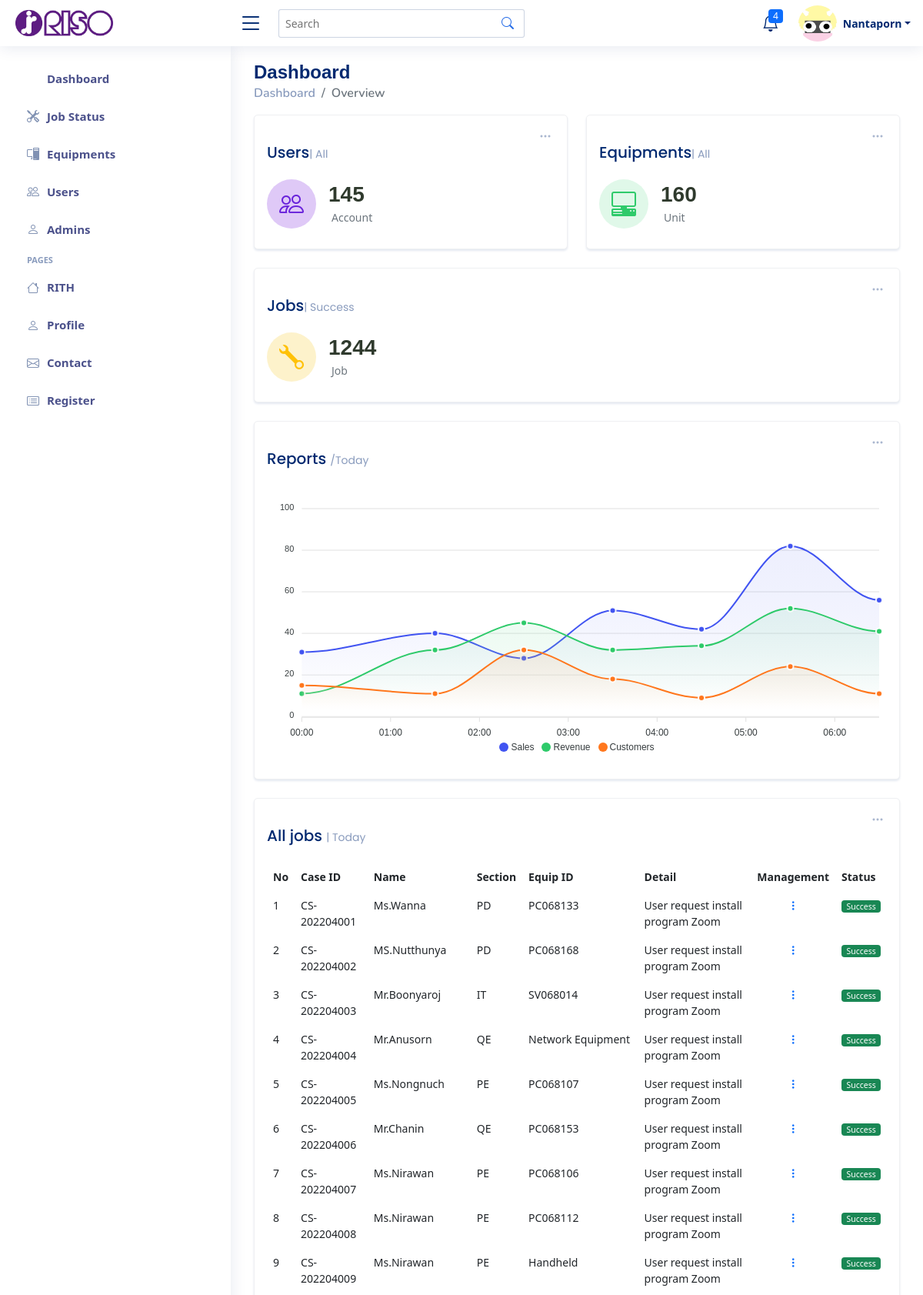
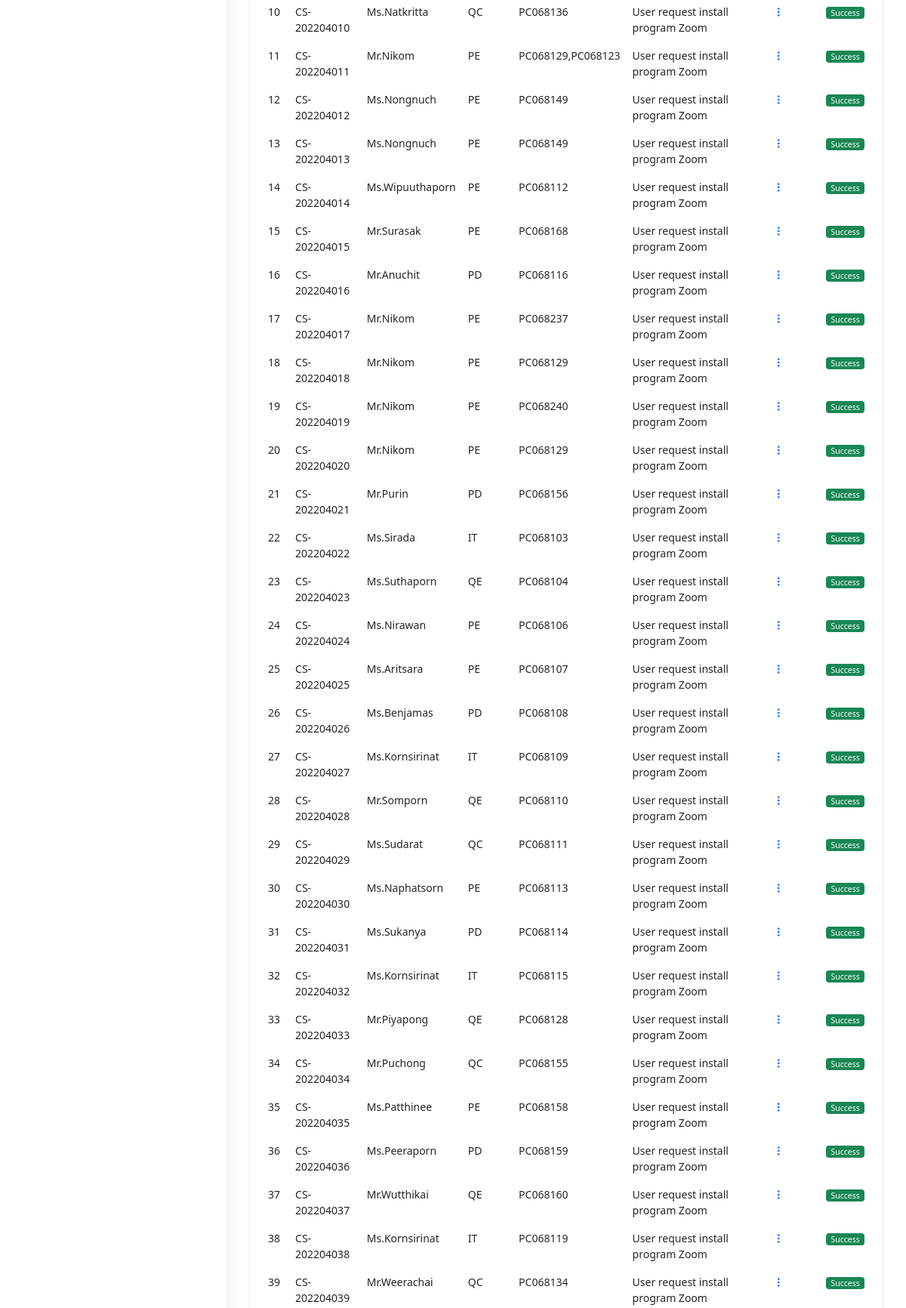
Page /index_admin.php (signed in, upper part) on the committed database (2 pictures, top to bottom).
### tables this page shows
CREATE TABLE `rith_jobcase` (
  `job_id` varchar(50) NOT NULL,
  `job_date` date DEFAULT NULL,
  `user_name` varchar(50) DEFAULT NULL,
  `user_lastname` varchar(50) DEFAULT NULL,
  `user_sec` varchar(10) DEFAULT NULL,
  `user_mail` varchar(255) DEFAULT NULL,
  `item_name` varchar(50) DEFAULT NULL,
  `item_ass` varchar(50) DEFAULT NULL,
  `job_cat` varchar(20) DEFAULT NULL,
  `job_detail` varchar(255) DEFAULT NULL,
  `job_charger` varchar(50) DEFAULT NULL,
  `job_img` varchar(55) DEFAULT NULL,
  `chk_re` varchar(255) DEFAULT NULL,
  `re_de1` varchar(50) DEFAULT NULL,
  `re_date1` varchar(10) DEFAULT NULL,
  `re_de2` varchar(50) DEFAULT NULL,
  `re_date2` varchar(10) DEFAULT NULL,
  `job_status` varchar(25) DEFAULT 'Progress',
  `re_date3` date DEFAULT NULL,
  `re_com` varchar(255) DEFAULT NULL
);

### config/function.php (called while the page is built, shortened)
<?php
class DB_CON
{
    function __construct()
    {
        $connect = mysqli_connect(DB_SERVER, DB_USER, DB_PASS, DB_NAME);
        $this->dbcon = $connect;
    }
    public function fetchdata_jobs()
    {
        $result = mysqli_query($this->dbcon, "SELECT * FROM rith_jobcase");
        return $result;
    }
}

### index_admin.php (the view, shortened to what this page needs)
<?php
if (!isset($_SESSION)) {
?>
    <!DOCTYPE html>
    <html lang="en">
    <head>
        <link href="assets/vendor/bootstrap/css/bootstrap.min.css" rel="stylesheet">
        <link href="assets/vendor/bootstrap-icons/bootstrap-icons.css" rel="stylesheet">
        <link href="assets/vendor/boxicons/css/boxicons.min.css" rel="stylesheet">
        <link href="assets/vendor/quill/quill.snow.css" rel="stylesheet">
        <link href="assets/vendor/quill/quill.bubble.css" rel="stylesheet">
        <link href="assets/vendor/remixicon/remixicon.css" rel="stylesheet">
        <link href="assets/vendor/simple-datatables/style.css" rel="stylesheet">
        <link href="assets/css/style.css" rel="stylesheet">
    </head>
    <body>
        <header id="header" class="header fixed-top d-flex align-items-center">
            <div class="d-flex align-items-center justify-content-between">
                <a href="index.php" class="logo d-flex align-items-center">
                    <img src="assets/img/Riso-logo.jpg" alt="">
                </a>
                <i class="bi bi-list toggle-sidebar-btn"></i>
            </div>
            <div class="search-bar">
                <form class="search-form d-flex align-items-center" method="POST" action="#">
                    <input type="text" name="query" placeholder="Search" title="Enter search keyword">
                    <button type="submit" title="Search"><i class="bi bi-search"></i></button>
                </form>
            </div>
            <nav class="header-nav ms-auto">
                <ul class="d-flex align-items-center">
                    <li class="nav-item dropdown">
                        <a class="nav-link nav-icon" href="#" data-bs-toggle="dropdown">
                            <i class="bi bi-bell"></i>
                            <span class="badge bg-primary badge-number">4</span>
                        </a>
                    </li>
                    <li class="nav-item dropdown pe-3">
                        <a class="nav-link nav-profile d-flex align-items-center pe-0" href="#" data-bs-toggle="dropdown">
                            <img src="assets/img/logo mofuu V2.jpg" alt="Profile" class="rounded-circle">
                            <span class="d-none d-md-block dropdown-toggle ps-2"><?php echo $_SESSION['name']; ?></span>
                        </a>
                    </li>
                </ul>
            </nav>
        </header>
        <aside id="sidebar" class="sidebar">
            <ul class="sidebar-nav" id="sidebar-nav">
                <li class="nav-item">
                    <a class="nav-link " href="admin/dash.php">
                        <i class="bi bi-grid"></i>
                        <span>Dashboard</span>
                    </a>
                </li>
                <li class="nav-item">
                    <a class="nav-link collapsed" href="admin/case_tbl.php">
                        <i class="bi bi-tools"></i></i><span>Job Status</span>
                    </a>
                </li>
                <li class="nav-item">
                    <a class="nav-link collapsed" href="admin/equip_tbl.php">
                        <i class="bi bi-pc-display"></i><span>Equipments</span>
                    </a>
                </li>
                <li class="nav-item">
                    <a class="nav-link collapsed" href="admin/user_tbl.php">
                        <i class="bi bi-people"></i><span>Users</span>
                    </a>
                </li>
                <li class="nav-item">
                    <a class="nav-link collapsed" data-bs-target="#icons-nav" data-bs-toggle="collapse" href="#">
                        <i class="bi bi-person"></i><span>Admins</span>
                    </a>
                </li>
                <li class="nav-heading">Pages</li>
                <li class="nav-item">
                    <a class="nav-link  collapsed"" href=" index.php">
                        <i class="bi bi-house"></i>
                        <span>RITH</span>
                    </a>
                </li>
                <li class="nav-item">
                    <a class="nav-link collapsed" href="users-profile.html">
                        <i class="bi bi-person"></i>
                        <span>Profile</span>
                    </a>
                </li>
                <li class="nav-item">
                    <a class="nav-link collapsed" href="pages-contact.html">
                        <i class="bi bi-envelope"></i>
                        <span>Contact</span>
                    </a>
                </li>
                <li class="nav-item">
                    <a class="nav-link collapsed" href="insertuser.html">
                        <i class="bi bi-card-list"></i>
                        <span>Register</span>
                    </a>
                </li>
            </ul>
        </aside>
        <main id="main" class="main">
            <div class="pagetitle">
                <h1>Dashboard</h1>
                <nav>
                    <ol class="breadcrumb">
                        <li class="breadcrumb-item"><a href="index.php">Dashboard</a></li>
                        <li class="breadcrumb-item active">Overview</li>
                    </ol>
                </nav>
            </div>
            <section class="section dashboard">
                <div class="row">
                    <div class="col-xxl-12">
                        <div class="row">
                            <div class="col-xxl-4 col-md-6">
                                <div class="card info-card users-card">
                                    <div class="filter">
                                        <a class="icon" href="#" data-bs-toggle="dropdown"><i class="bi bi-three-dots"></i></a>
                                    </div>
                                    <div class="card-body">
                                        <h5 class="card-title">Users<span>| All</span></h5>
                                        <div class="d-flex align-items-center">
                                            <div class="card-icon rounded-circle d-flex align-items-center justify-content-center">
                                                <i class="bi bi-people"></i>
                                            </div>
                                            <div class="ps-3">
                                                <h6>145</h6>
                                                <span class="text-muted small pt-2 ps-1">Account</span>
                                            </div>
                                        </div>
                                    </div>
                                </div>
                            </div>
                            <div class="col-xxl-4 col-md-6">
                                <div class="card info-card equips-card">
                                    <div class="filter">
                                        <a class="icon" href="#" data-bs-toggle="dropdown"><i class="bi bi-three-dots"></i></a>
                                    </div>
                                    <div class="card-body">
                                        <h5 class="card-title">Equipments<span>| All</span></h5>
                                        <div class="d-flex align-items-center">
                                            <div class="card-icon rounded-circle d-flex align-items-center justify-content-center">
                                                <i class="bi bi-pc-display-horizontal"></i>
                                            </div>
                                            <div class="ps-3">
                                                <h6>160</h6>
                                                <span class="text-muted small pt-2 ps-1">Unit</span>
                                            </div>
                                        </div>
                                    </div>
                                </div>
                            </div>
                            <div class="col-xxl-4 col-xl-12">
                                <div class="card info-card jobs-card">
                                    <div class="filter">
                                        <a class="icon" href="#" data-bs-toggle="dropdown"><i class="bi bi-three-dots"></i></a>
                                    </div>
                                    <div class="card-body">
                                        <h5 class="card-title">Jobs<span>| Success</span></h5>
                                        <div class="d-flex align-items-center">
                                            <div class="card-icon rounded-circle d-flex align-items-center justify-content-center">
                                                <i class="bi bi-wrench"></i>
                                            </div>
                                            <div class="ps-3">
                                                <h6>1244</h6>
                                                <span class="text-muted small pt-2 ps-1">Job</span>
                                            </div>
                                        </div>
                                    </div>
                                </div>
                            </div>
                            <div class="col-xl-12">
                                <div class="card">
                                    <div class="filter">
                                        <a class="icon" href="#" data-bs-toggle="dropdown"><i class="bi bi-three-dots"></i></a>
                                    </div>
                                    <div class="card-body">
                                        <h5 class="card-title">Reports <span>/Today</span></h5>
                                        <div id="reportsChart"></div>
                                    </div>
                                </div>
                            </div>
                            <div class="col-12">
                                <div class="card recent-sales overflow-auto">
                                    <div class="filter">
                                        <a class="icon" href="#" data-bs-toggle="dropdown"><i class="bi bi-three-dots"></i></a>
                                    </div>
                                    <div class="card-body">
                                        <h5 class="card-title">All jobs <span>| Today</span></h5>
                                        <table class="table table-borderless datatable">
                                            <thead>
                                                <tr>
                                                    <th scope="col" class="th1">No</th>
                                                    <th scope="col" class="th2">Case ID</th>
                                                    <th scope="col" class="th3">Name</th>
                                                    <th scope="col" class="th4">Section</th>
                                                    <th scope="col" class="th5">Equip ID</th>
                                                    <th scope="col" class="th6">Detail</th>
                                                    <th scope="col" class="th7">Management</th>
                                                    <th scope="col" class="th8">Status</th>
                                                </tr>
                                            </thead>
                                            <tbody>
                                                <?php
                                                include_once('config\function.php');
                                                $fetchdata = new DB_CON();
                                                $sql = $fetchdata->fetchdata_jobs();
                                                $order = 1;
                                                while ($row = mysqli_fetch_assoc($sql)) {
                                                ?>
                                                    <tr>
                                                        <td class="column1"><?php echo $order++; ?></td>
                                                        <td class="column2">
                                                            <?php echo $row['job_id']; ?>
                                                        </td>
                                                        <td class="column3">
                                                            <?php echo $row['user_name']; ?>
                                                        </td>
                                                        <td class="column4">
                                                            <?php echo $row['user_sec']; ?>
                                                        </td>
                                                        <td class="column5">
                                                            <?php echo $row['item_name']; ?>
                                                        </td>
                                                        <td class="column6">
                                                            <?php echo $row['job_detail']; ?>
                                                        </td>
                                                        <td class="column7"><a href="#"><i class="bi bi-three-dots-vertical"></i></a></td>
                                                        <td class="column8"><span class="badge bg-success">Success</span></td>
                                                    </tr>
                                                <?php } ?>
                                            </tbody>
                                        </table>
                                    </div>
                                </div>
                            </div>
                        </div>
                    </div>
            </section>
        </main>
    </body>
    </html>
<?php } ?>

### rows in the picture
rith_jobcase: job_id "CS-202204001", user_name "Ms.Wanna", user_sec "PD", item_name "PC068133", job_detail "User request install program Zoom"
rith_jobcase: job_id "CS-202204002", user_name "MS.Nutthunya", user_sec "PD", item_name "PC068168", job_detail "User request install program Zoom"
rith_jobcase: job_id "CS-202204003", user_name "Mr.Boonyaroj", user_sec "IT", item_name "SV068014", job_detail "User request install program Zoom"
rith_jobcase: job_id "CS-202204004", user_name "Mr.Anusorn", user_sec "QE", item_name "Network Equipment", job_detail "User request install program Zoom"
rith_jobcase: job_id "CS-202204005", user_name "Ms.Nongnuch", user_sec "PE", item_name "PC068107", job_detail "User request install program Zoom"
rith_jobcase: job_id "CS-202204006", user_name "Mr.Chanin", user_sec "QE", item_name "PC068153", job_detail "User request install program Zoom"
rith_jobcase: job_id "CS-202204007", user_name "Ms.Nirawan", user_sec "PE", item_name "PC068106", job_detail "User request install program Zoom"
rith_jobcase: job_id "CS-202204008", user_name "Ms.Nirawan", user_sec "PE", item_name "PC068112", job_detail "User request install program Zoom"
rith_jobcase: job_id "CS-202204009", user_name "Ms.Nirawan", user_sec "PE", item_name "Handheld", job_detail "User request install program Zoom"
rith_jobcase: job_id "CS-202204010", user_name "Ms.Natkritta", user_sec "QC", item_name "PC068136", job_detail "User request install program Zoom"
rith_jobcase: job_id "CS-202204011", user_name "Mr.Nikom", user_sec "PE", item_name "PC068129,PC068123", job_detail "User request install program Zoom"
rith_jobcase: job_id "CS-202204012", user_name "Ms.Nongnuch", user_sec "PE", item_name "PC068149", job_detail "User request install program Zoom"
rith_jobcase: job_id "CS-202204013", user_name "Ms.Nongnuch", user_sec "PE", item_name "PC068149", job_detail "User request install program Zoom"
rith_jobcase: job_id "CS-202204014", user_name "Ms.Wipuuthaporn", user_sec "PE", item_name "PC068112", job_detail "User request install program Zoom"
rith_jobcase: job_id "CS-202204015", user_name "Mr.Surasak", user_sec "PE", item_name "PC068168", job_detail "User request install program Zoom"
rith_jobcase: job_id "CS-202204016", user_name "Mr.Anuchit", user_sec "PD", item_name "PC068116", job_detail "User request install program Zoom"
rith_jobcase: job_id "CS-202204017", user_name "Mr.Nikom", user_sec "PE", item_name "PC068237", job_detail "User request install program Zoom"
rith_jobcase: job_id "CS-202204018", user_name "Mr.Nikom", user_sec "PE", item_name "PC068129", job_detail "User request install program Zoom"
rith_jobcase: job_id "CS-202204019", user_name "Mr.Nikom", user_sec "PE", item_name "PC068240", job_detail "User request install program Zoom"
rith_jobcase: job_id "CS-202204020", user_name "Mr.Nikom", user_sec "PE", item_name "PC068129", job_detail "User request install program Zoom"
rith_jobcase: job_id "CS-202204021", user_name "Mr.Purin", user_sec "PD", item_name "PC068156", job_detail "User request install program Zoom"
rith_jobcase: job_id "CS-202204022", user_name "Ms.Sirada", user_sec "IT", item_name "PC068103", job_detail "User request install program Zoom"
rith_jobcase: job_id "CS-202204023", user_name "Ms.Suthaporn", user_sec "QE", item_name "PC068104", job_detail "User request install program Zoom"
rith_jobcase: job_id "CS-202204024", user_name "Ms.Nirawan", user_sec "PE", item_name "PC068106", job_detail "User request install program Zoom"
rith_jobcase: job_id "CS-202204025", user_name "Ms.Aritsara", user_sec "PE", item_name "PC068107", job_detail "User request install program Zoom"
rith_jobcase: job_id "CS-202204026", user_name "Ms.Benjamas", user_sec "PD", item_name "PC068108", job_detail "User request install program Zoom"
rith_jobcase: job_id "CS-202204027", user_name "Ms.Kornsirinat", user_sec "IT", item_name "PC068109", job_detail "User request install program Zoom"
rith_jobcase: job_id "CS-202204028", user_name "Mr.Somporn", user_sec "QE", item_name "PC068110", job_detail "User request install program Zoom"
rith_jobcase: job_id "CS-202204029", user_name "Ms.Sudarat", user_sec "QC", item_name "PC068111", job_detail "User request install program Zoom"
rith_jobcase: job_id "CS-202204030", user_name "Ms.Naphatsorn", user_sec "PE", item_name "PC068113", job_detail "User request install program Zoom"
rith_jobcase: job_id "CS-202204031", user_name "Ms.Sukanya", user_sec "PD", item_name "PC068114", job_detail "User request install program Zoom"
rith_jobcase: job_id "CS-202204032", user_name "Ms.Kornsirinat", user_sec "IT", item_name "PC068115", job_detail "User request install program Zoom"
rith_jobcase: job_id "CS-202204033", user_name "Mr.Piyapong", user_sec "QE", item_name "PC068128", job_detail "User request install program Zoom"
rith_jobcase: job_id "CS-202204034", user_name "Mr.Puchong", user_sec "QC", item_name "PC068155", job_detail "User request install program Zoom"
rith_jobcase: job_id "CS-202204035", user_name "Ms.Patthinee", user_sec "PE", item_name "PC068158", job_detail "User request install program Zoom"
rith_jobcase: job_id "CS-202204036", user_name "Ms.Peeraporn", user_sec "PD", item_name "PC068159", job_detail "User request install program Zoom"
rith_jobcase: job_id "CS-202204037", user_name "Mr.Wutthikai", user_sec "QE", item_name "PC068160", job_detail "User request install program Zoom"
rith_jobcase: job_id "CS-202204038", user_name "Ms.Kornsirinat", user_sec "IT", item_name "PC068119", job_detail "User request install program Zoom"
rith_jobcase: job_id "CS-202204039", user_name "Mr.Weerachai", user_sec "QC", item_name "PC068134", job_detail "User request install program Zoom"

### other values in the picture
$_SESSION['name'] "Nantaporn"
